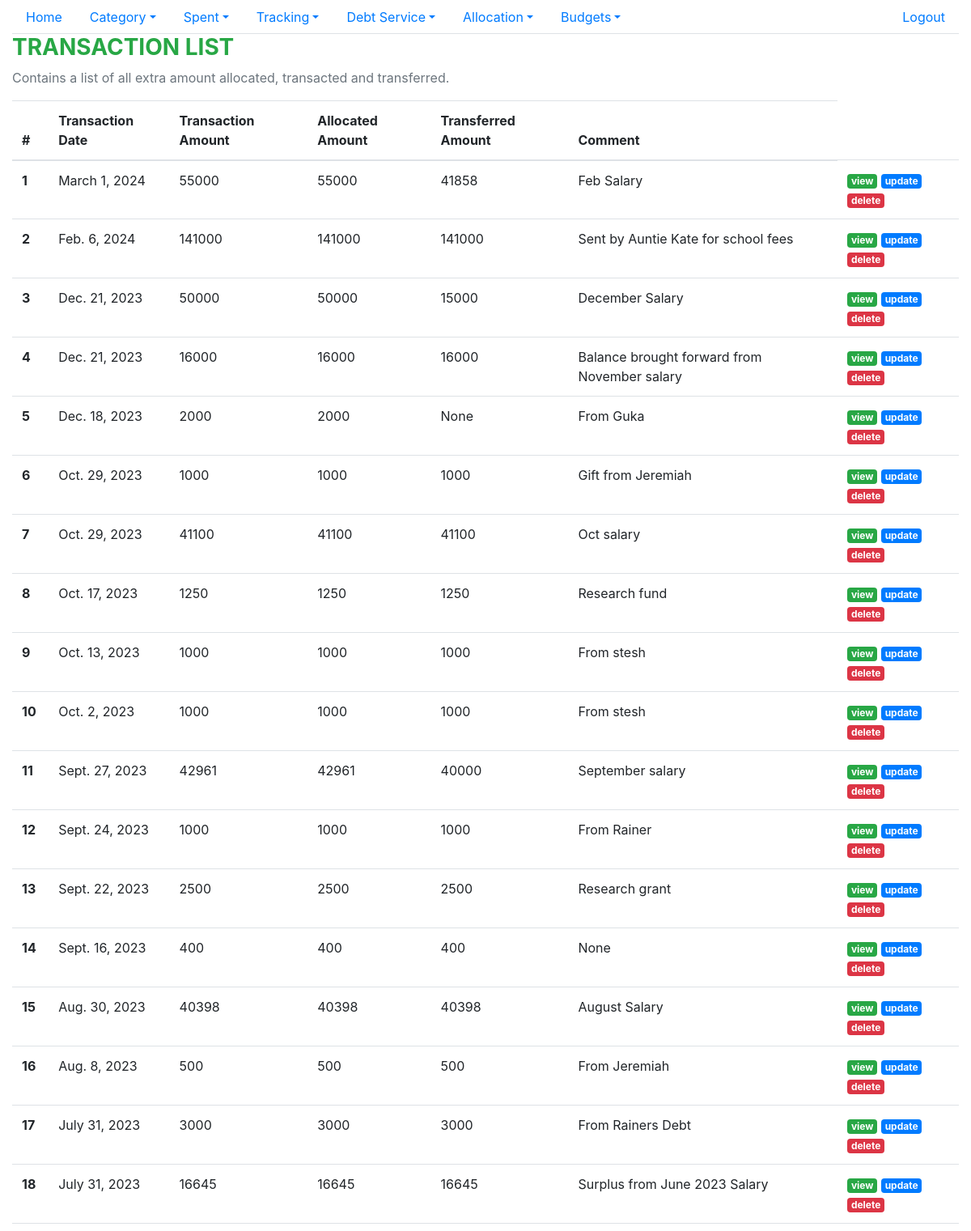
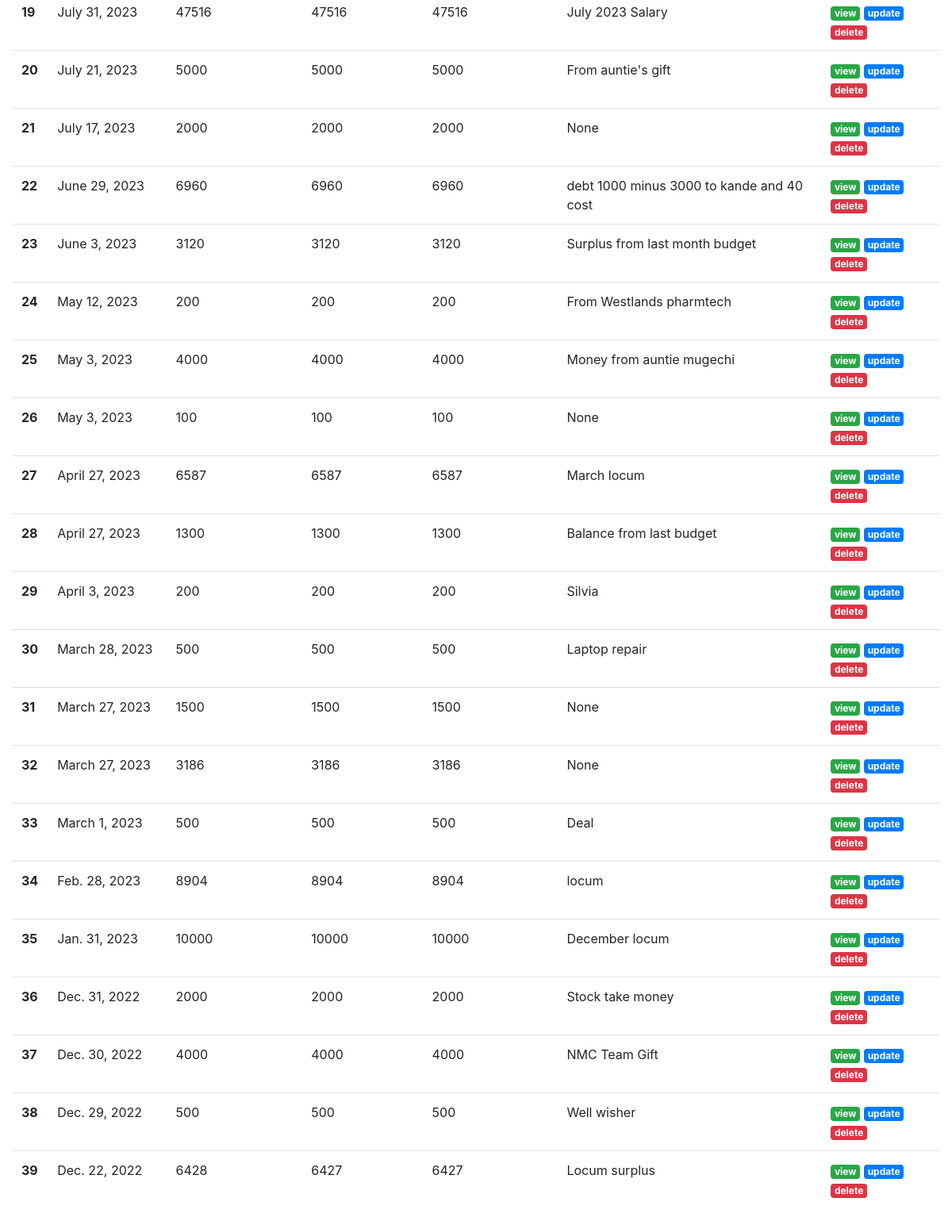
The app's page /allocate/transaction_list/ (signed in) with its own data (2 pictures, top to bottom).
### distributer/models.py (models this page shows, shortened)
class Allocate(models.Model):
    allocate_date= models.DateField()
    allocate_amount= models.IntegerField()
    comment = models.CharField(max_length=256,null=True,blank=True)
    user_id = models.ForeignKey(settings.AUTH_USER_MODEL, on_delete=models.CASCADE)
    voided = models.IntegerField(default=0)
    date_created=models.DateTimeField(auto_now_add=True)
    date_updated=models.DateTimeField(auto_now=True)

### distributer/views.py (the view)
# urls.py: path('transaction_list/',views.TransactionListView.as_view(),name='transaction_list'),
class TransactionListView(View,LoginRequiredMixin):
    def get(self,request):
        user = User.objects.get(username=self.request.user)
        with connection.cursor() as cursor:
            cursor.execute(f"""
            select
            final.id,
            final.allocate_date,
            final.allocate_amount as transacted_amount ,
            sum(final.allocated_amount) as allocated_amount,
            sum(final.transferred_amount) as transferred_amount,
            final.comment
            from(
            select a.id,
             a.allocate_date,
             a.allocate_amount,
             b.chart_name,
             b.allocated_amount,
             b.transferred_amount,
             a.comment
            from distributer_allocate a
            left outer join(
            select
            t.id,
            c.chart_name,
            t.allocate_id_id,
            t.allocated_amount,
            trans.transferred_amount
             from distributer_transact t
            inner join distributer_chart c on t.chart_id_id = c.id
            left outer join (
            select distinct tr.transact_id_id,sum(tr.transfer_amount) as transferred_amount
            from distributer_transfer tr
            where tr.voided=0  and tr.user_id_id={user.id}
            group by tr.transact_id_id
            )trans on t.id = trans.transact_id_id
            where t.voided=0 and t.user_id_id={user.id}) b on a.id = b.allocate_id_id
            where a.voided=0
            order by a.allocate_date desc) final
            group by final.id
            order by final.allocate_date desc

            """)
            columns = [col[0] for col in cursor.description]
            allocation_data = [dict(zip(columns, row)) for row in cursor.fetchall()]
        return render(request,'distributer/transaction_list.html',{'data':allocation_data})

### distributer/templates/distributer/transaction_list.html (shortened to what this page needs)
{% extends "base.html" %}
{% block content %}
    <h3 class="text-success font-weight-bold">TRANSACTION LIST</h3>
    <p class="text-secondary"> Contains a list of all extra amount allocated, transacted and transferred.</p>
    <div>
        <table class="table">
            <thead>
              <tr>
                  <th scope="col">#</th>
                <th scope="col">Transaction Date</th>
                <th scope="col">Transaction Amount</th>
                <th scope="col">Allocated Amount</th>
                <th scope="col">Transferred Amount</th>
                  <th scope="col">Comment</th>
              </tr>
            </thead>
            <tbody>
            {% for d in data %}
              <tr>
                    <th scope="row">{{forloop.counter}}</th>
                    <td>{{d.allocate_date}}</td>
                    <td>{{d.transacted_amount}}</td>
                    <td>{{d.allocated_amount}}</td>
                  <td>{{d.transferred_amount}}</td>
                  <td>{{d.comment}}</td>
                <td>
                    <a href="{%url 'individual_list' d.id%}" class="badge badge-success" >view</a>
                    <a href="{%url 'allocate_update' d.id%}" class="badge badge-primary" >update</a>
                    <a href="{%url 'allocate_delete' d.id%}" class="badge badge-danger" >delete</a>
                </td>
              </tr>
            {% endfor %}
            </tbody>
          </table>
    </div>
{% endblock content %}

### static/spent/main.css (style rules this page uses)
body { color: #000; overflow-x: hidden; height: 100%; background-repeat: no-repeat; background-size: 100% 100% }

### records on screen
Allocate: allocate_date "March 1, 2024", transacted_amount "55000", allocated_amount "55000", transferred_amount "41858", comment "Feb Salary"
Allocate: allocate_date "Feb. 6, 2024", transacted_amount "141000", allocated_amount "141000", transferred_amount "141000", comment "Sent by Auntie Kate for school fees"
Allocate: allocate_date "Dec. 21, 2023", transacted_amount "50000", allocated_amount "50000", transferred_amount "15000", comment "December Salary"
Allocate: allocate_date "Dec. 21, 2023", transacted_amount "16000", allocated_amount "16000", transferred_amount "16000", comment "Balance brought forward from November salary"
Allocate: allocate_date "Dec. 18, 2023", transacted_amount "2000", allocated_amount "2000", transferred_amount "None", comment "From Guka"
Allocate: allocate_date "Oct. 29, 2023", transacted_amount "1000", allocated_amount "1000", transferred_amount "1000", comment "Gift from Jeremiah"
Allocate: allocate_date "Oct. 29, 2023", transacted_amount "41100", allocated_amount "41100", transferred_amount "41100", comment "Oct salary"
Allocate: allocate_date "Oct. 17, 2023", transacted_amount "1250", allocated_amount "1250", transferred_amount "1250", comment "Research fund"
Allocate: allocate_date "Oct. 13, 2023", transacted_amount "1000", allocated_amount "1000", transferred_amount "1000", comment "From stesh"
Allocate: allocate_date "Oct. 2, 2023", transacted_amount "1000", allocated_amount "1000", transferred_amount "1000", comment "From stesh"
Allocate: allocate_date "Sept. 27, 2023", transacted_amount "42961", allocated_amount "42961", transferred_amount "40000", comment "September salary"
Allocate: allocate_date "Sept. 24, 2023", transacted_amount "1000", allocated_amount "1000", transferred_amount "1000", comment "From Rainer"
Allocate: allocate_date "Sept. 22, 2023", transacted_amount "2500", allocated_amount "2500", transferred_amount "2500", comment "Research grant"
Allocate: allocate_date "Aug. 30, 2023", transacted_amount "40398", allocated_amount "40398", transferred_amount "40398", comment "August Salary"
Allocate: allocate_date "Aug. 8, 2023", transacted_amount "500", allocated_amount "500", transferred_amount "500", comment "From Jeremiah"
Allocate: allocate_date "July 31, 2023", transacted_amount "3000", allocated_amount "3000", transferred_amount "3000", comment "From Rainers Debt"
Allocate: allocate_date "July 31, 2023", transacted_amount "16645", allocated_amount "16645", transferred_amount "16645", comment "Surplus from June 2023 Salary"
Allocate: allocate_date "July 31, 2023", transacted_amount "47516", allocated_amount "47516", transferred_amount "47516", comment "July 2023 Salary"
Allocate: allocate_date "July 21, 2023", transacted_amount "5000", allocated_amount "5000", transferred_amount "5000", comment "From auntie's gift"
Allocate: allocate_date "June 29, 2023", transacted_amount "6960", allocated_amount "6960", transferred_amount "6960", comment "debt 1000 minus 3000 to kande and 40 cost"
Allocate: allocate_date "June 3, 2023", transacted_amount "3120", allocated_amount "3120", transferred_amount "3120", comment "Surplus from last month budget"
Allocate: allocate_date "May 12, 2023", transacted_amount "200", allocated_amount "200", transferred_amount "200", comment "From Westlands pharmtech"
Allocate: allocate_date "May 3, 2023", transacted_amount "4000", allocated_amount "4000", transferred_amount "4000", comment "Money from auntie mugechi"
Allocate: allocate_date "April 27, 2023", transacted_amount "6587", allocated_amount "6587", transferred_amount "6587", comment "March locum"
Allocate: allocate_date "April 27, 2023", transacted_amount "1300", allocated_amount "1300", transferred_amount "1300", comment "Balance from last budget"
Allocate: allocate_date "April 3, 2023", transacted_amount "200", allocated_amount "200", transferred_amount "200", comment "Silvia"
Allocate: allocate_date "March 28, 2023", transacted_amount "500", allocated_amount "500", transferred_amount "500", comment "Laptop repair"
Allocate: allocate_date "March 1, 2023", transacted_amount "500", allocated_amount "500", transferred_amount "500", comment "Deal"
Allocate: allocate_date "Feb. 28, 2023", transacted_amount "8904", allocated_amount "8904", transferred_amount "8904", comment "locum"
Allocate: allocate_date "Jan. 31, 2023", transacted_amount "10000", allocated_amount "10000", transferred_amount "10000", comment "December locum"
Allocate: allocate_date "Dec. 31, 2022", transacted_amount "2000", allocated_amount "2000", transferred_amount "2000", comment "Stock take money"
Allocate: allocate_date "Dec. 30, 2022", transacted_amount "4000", allocated_amount "4000", transferred_amount "4000", comment "NMC Team Gift"
Allocate: allocate_date "Dec. 29, 2022", transacted_amount "500", allocated_amount "500", transferred_amount "500", comment "Well wisher"
Allocate: allocate_date "Dec. 22, 2022", transacted_amount "6428", allocated_amount "6427", transferred_amount "6427", comment "Locum surplus"

### other values on screen
{{ d.allocate_date }} "Sept. 16, 2023" "July 17, 2023" "May 3, 2023" "March 27, 2023" "March 27, 2023"
{{ d.transacted_amount }} "400" "2000" "100" "1500" "3186"
{{ d.allocated_amount }} "400" "2000" "100" "1500" "3186"
{{ d.transferred_amount }} "400" "2000" "100" "1500" "3186"
{{ d.comment }} "None" "None" "None" "None" "None"
